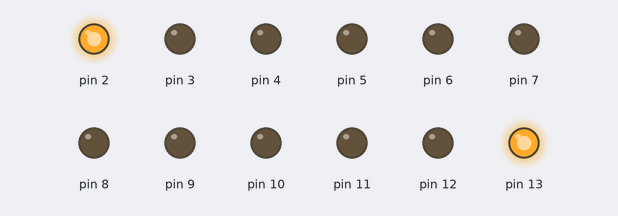
The sketch below on a simulated Arduino Uno, built with avr-gcc and run on an emulated ATmega328P. Parts: output pins drawn as LEDs (lit = HIGH).

Above: at 0.05 s.
At 0.35 s:
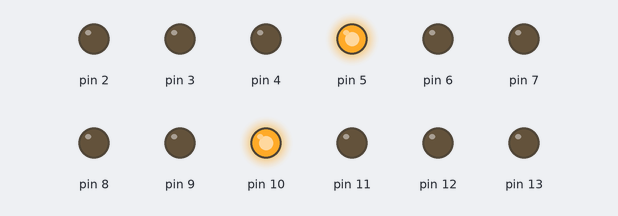
At 0.95 s:
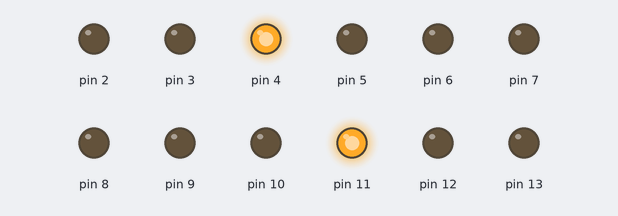
At 1.35 s:
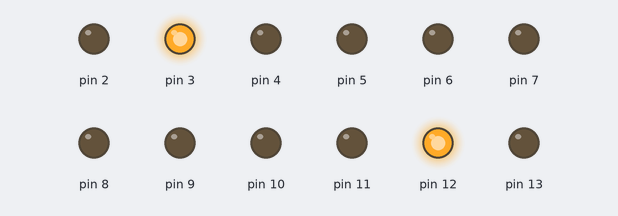
At 1.8 s:
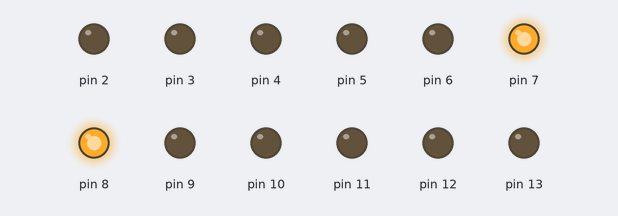
At 2.85 s:
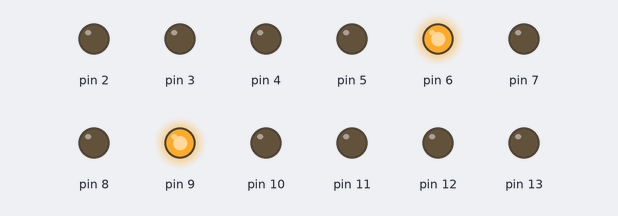
Timing chart, 0 to 3.1 s (numbered marks = the images above):
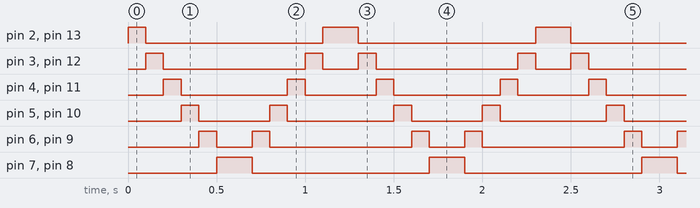

The sketch:

for3.ino
```cpp
void setup()
{
	for(int i=2; i<=13; i++){
	    pinMode(i, OUTPUT);
	}
}

void loop()
{
	int pin,i;
	for( pin=2,i=13; pin<=7, i>=8; pin++, i--){
	    digitalWrite(pin, HIGH);
	    digitalWrite(i, HIGH);
	    delay(100);
	    digitalWrite(pin, LOW);
	    digitalWrite(i, LOW);
	}
	for( pin=7,i=8; pin>=2, i<=13; pin--, i++){
	    digitalWrite(pin, HIGH);
	    digitalWrite(i, HIGH);
	    delay(100);
	    digitalWrite(pin, LOW);
	    digitalWrite(i, LOW);
	}
}
```

Measured:
- by itself, pin 2, pin 13: repeats every 1.2 s: LOW 1.0 s, HIGH 0.20 s
- by itself, pin 3, pin 12: repeats every 1.2 s: LOW 0.80 s, HIGH 0.10 s, LOW 0.20 s, HIGH 0.10 s
- by itself, pin 4, pin 11: repeats every 1.2 s: LOW 0.60 s, HIGH 0.10 s, LOW 0.40 s, HIGH 0.10 s
- by itself, pin 5, pin 10: repeats every 1.2 s: LOW 0.40 s, HIGH 0.10 s, LOW 0.60 s, HIGH 0.10 s
- by itself, pin 6, pin 9: repeats every 1.2 s: LOW 0.20 s, HIGH 0.10 s, LOW 0.80 s, HIGH 0.10 s
- by itself, pin 7, pin 8: alternates HIGH for 0.20 s and LOW for 1.0 s
